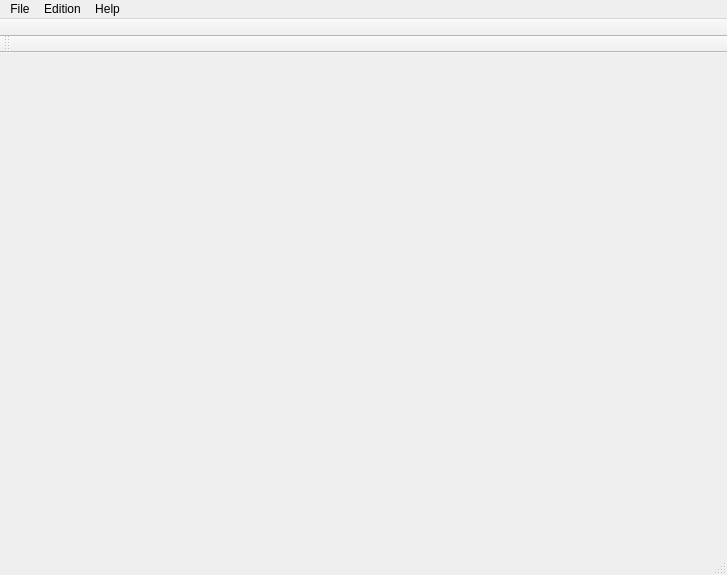
<?xml version="1.0" encoding="UTF-8"?>
<ui version="4.0">
 <class>Editor</class>
 <widget class="QMainWindow" name="Editor">
  <property name="geometry">
   <rect>
    <x>0</x>
    <y>0</y>
    <width>727</width>
    <height>575</height>
   </rect>
  </property>
  <property name="windowTitle">
   <string>Editor</string>
  </property>
  <property name="windowIcon">
   <iconset resource="../Icons/ressources.qrc">
    <normaloff>:/Icons/main.png</normaloff>:/Icons/main.png</iconset>
  </property>
  <widget class="QWidget" name="centralWidget">
   <layout class="QGridLayout" name="gridLayout">
    <property name="leftMargin">
     <number>0</number>
    </property>
    <property name="topMargin">
     <number>0</number>
    </property>
    <property name="rightMargin">
     <number>0</number>
    </property>
    <property name="bottomMargin">
     <number>0</number>
    </property>
    <property name="spacing">
     <number>0</number>
    </property>
    <item row="0" column="0">
     <widget class="TabBar" name="tabBar" native="true">
      <property name="minimumSize">
       <size>
        <width>80</width>
        <height>0</height>
       </size>
      </property>
      <property name="maximumSize">
       <size>
        <width>80</width>
        <height>16777215</height>
       </size>
      </property>
      <property name="autoFillBackground">
       <bool>true</bool>
      </property>
     </widget>
    </item>
    <item row="0" column="1">
     <widget class="QStackedWidget" name="stackedWidget">
      <property name="currentIndex">
       <number>-1</number>
      </property>
     </widget>
    </item>
   </layout>
  </widget>
  <widget class="QMenuBar" name="menuBar">
   <property name="geometry">
    <rect>
     <x>0</x>
     <y>0</y>
     <width>727</width>
     <height>20</height>
    </rect>
   </property>
   <widget class="QMenu" name="menuFile">
    <property name="title">
     <string>File</string>
    </property>
    <widget class="QMenu" name="menuNew">
     <property name="title">
      <string>New</string>
     </property>
     <addaction name="actionRolePlayGame"/>
    </widget>
    <addaction name="menuNew"/>
    <addaction name="actionOpen"/>
    <addaction name="actionImportImage"/>
    <addaction name="actionSave_as"/>
    <addaction name="actionExport"/>
    <addaction name="separator"/>
    <addaction name="actionQuit"/>
   </widget>
   <widget class="QMenu" name="menuHelp">
    <property name="title">
     <string>Help</string>
    </property>
    <addaction name="actionContextual_help"/>
    <addaction name="actionUser_manual"/>
    <addaction name="separator"/>
    <addaction name="actionAbout_RPGEditor"/>
   </widget>
   <widget class="QMenu" name="menuEdition">
    <property name="title">
     <string>Edition</string>
    </property>
    <widget class="QMenu" name="menuSelection_mode">
     <property name="title">
      <string>Selection mode</string>
     </property>
     <addaction name="actionPencil"/>
     <addaction name="actionRectangle"/>
     <addaction name="actionRegion"/>
    </widget>
    <addaction name="actionSelect_All"/>
    <addaction name="actionUnselect_All"/>
    <addaction name="menuSelection_mode"/>
   </widget>
   <addaction name="menuFile"/>
   <addaction name="menuEdition"/>
   <addaction name="menuHelp"/>
  </widget>
  <widget class="QToolBar" name="mainToolBar">
   <property name="movable">
    <bool>false</bool>
   </property>
   <property name="floatable">
    <bool>false</bool>
   </property>
   <attribute name="toolBarArea">
    <enum>TopToolBarArea</enum>
   </attribute>
   <attribute name="toolBarBreak">
    <bool>false</bool>
   </attribute>
  </widget>
  <widget class="QStatusBar" name="statusBar"/>
  <widget class="QToolBar" name="hidden">
   <property name="windowTitle">
    <string>toolBar</string>
   </property>
   <attribute name="toolBarArea">
    <enum>TopToolBarArea</enum>
   </attribute>
   <attribute name="toolBarBreak">
    <bool>true</bool>
   </attribute>
  </widget>
  <action name="actionJeu_de_role">
   <property name="text">
    <string>Jeu de rôle</string>
   </property>
  </action>
  <action name="actionRolePlayGame">
   <property name="text">
    <string>Role Play Game</string>
   </property>
   <property name="shortcut">
    <string>Ctrl+N</string>
   </property>
  </action>
  <action name="actionOpen">
   <property name="text">
    <string>Open</string>
   </property>
   <property name="toolTip">
    <string>Open an existing game</string>
   </property>
   <property name="shortcut">
    <string>Ctrl+O</string>
   </property>
  </action>
  <action name="actionQuit">
   <property name="text">
    <string>Quit</string>
   </property>
   <property name="toolTip">
    <string>Quit the editor</string>
   </property>
   <property name="shortcut">
    <string>Ctrl+Q</string>
   </property>
  </action>
  <action name="actionContextual_help">
   <property name="text">
    <string>Contextual help</string>
   </property>
   <property name="shortcut">
    <string>Shift+F1</string>
   </property>
  </action>
  <action name="actionUser_manual">
   <property name="text">
    <string>User manual</string>
   </property>
   <property name="shortcut">
    <string>F1</string>
   </property>
  </action>
  <action name="actionAbout_RPGEditor">
   <property name="text">
    <string>About RPGEditor</string>
   </property>
  </action>
  <action name="actionSelect_All">
   <property name="text">
    <string>Select All</string>
   </property>
   <property name="shortcut">
    <string>Ctrl+A</string>
   </property>
  </action>
  <action name="actionUnselect_All">
   <property name="text">
    <string>Unselect All</string>
   </property>
   <property name="shortcut">
    <string>Ctrl+Shift+A</string>
   </property>
  </action>
  <action name="actionPencil">
   <property name="icon">
    <iconset resource="../Icons/ressources.qrc">
     <normaloff>:/Icons/selPen.png</normaloff>:/Icons/selPen.png</iconset>
   </property>
   <property name="text">
    <string>Pencil</string>
   </property>
   <property name="shortcut">
    <string>Ctrl+1</string>
   </property>
  </action>
  <action name="actionRectangle">
   <property name="icon">
    <iconset resource="../Icons/ressources.qrc">
     <normaloff>:/Icons/selRec.png</normaloff>:/Icons/selRec.png</iconset>
   </property>
   <property name="text">
    <string>Rectangle</string>
   </property>
   <property name="shortcut">
    <string>Ctrl+2</string>
   </property>
  </action>
  <action name="actionRegion">
   <property name="checkable">
    <bool>true</bool>
   </property>
   <property name="icon">
    <iconset resource="../Icons/ressources.qrc">
     <normaloff>:/Icons/selReg.png</normaloff>:/Icons/selReg.png</iconset>
   </property>
   <property name="text">
    <string>Region</string>
   </property>
   <property name="shortcut">
    <string>Ctrl+3</string>
   </property>
  </action>
  <action name="actionExport">
   <property name="text">
    <string>Export</string>
   </property>
   <property name="shortcut">
    <string>Ctrl+E</string>
   </property>
  </action>
  <action name="actionSave_as">
   <property name="text">
    <string>Save as</string>
   </property>
   <property name="shortcut">
    <string>Ctrl+S</string>
   </property>
  </action>
  <action name="actionImportImage">
   <property name="text">
    <string>Import Image</string>
   </property>
   <property name="shortcut">
    <string>Ctrl+I</string>
   </property>
  </action>
 </widget>
 <layoutdefault spacing="6" margin="11"/>
 <customwidgets>
  <customwidget>
   <class>TabBar</class>
   <extends>QWidget</extends>
   <header location="global">GUI/tabbar.h</header>
   <container>1</container>
  </customwidget>
 </customwidgets>
 <resources>
  <include location="../Icons/ressources.qrc"/>
 </resources>
 <connections/>
</ui>
